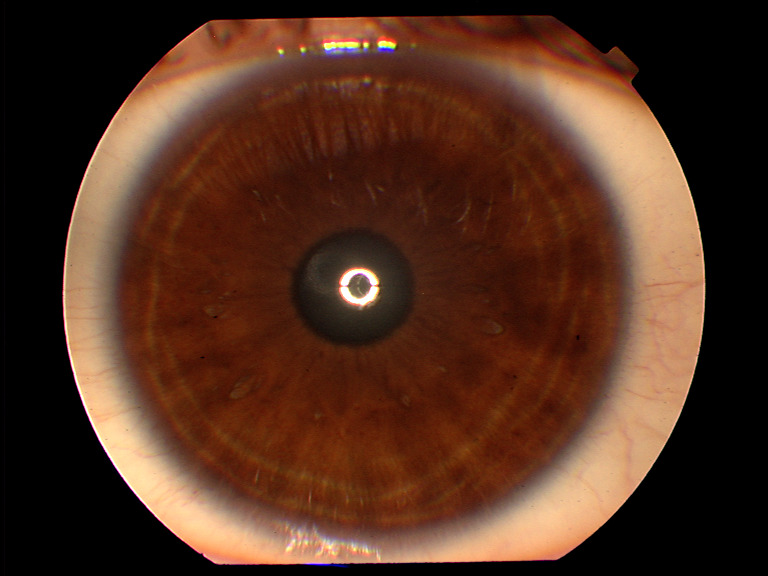
#> input picture iriseye1/test/1/001L_1.jpg, 768 x 576 px; its folder holds only this picture in this run
$ jupyter execute --allow-errors sifAniCnn2.ipynb
#> lines starting #> are read from the running program, lines starting #| are printed output that depends on the picture
[cell 1]
#vezan na sifAniSvm1
#DELUJE------------------------------DELUJE---------------

import cv2
import numpy as np
import os
import pylab as pl
#> (the rest of this cell did not finish here and is left out)

#> (a cell that did not finish here is left out)

[cell 3]
# Get the path of the testing image(s) and store them in a list
#test_path = 'dataset/test' # Names are Aeroplane, Bicycle, Car
test_path = 'iriseye1/test'  # Folder Names are Parasitized and Uninfected
#instead of test if you use train then we get great accuracy

testing_names = os.listdir(test_path)

[cell 4]
# Get path to all images and save them in a list
# image_paths and the corresponding label in image_paths
image_paths = []
image_classes = []
class_id = 0

#To make it easy to list all file names in a directory let us define a function
#
def imglist(path):
    return [os.path.join(path, f) for f in os.listdir(path)]

#Fill the placeholder empty lists with image path, classes, and add class ID number

for testing_name in testing_names:
    dir = os.path.join(test_path, testing_name)
    class_path = imglist(dir)
    image_paths+=class_path
    image_classes+=[class_id]*len(class_path)
    class_id+=1
#> pass 2 of the loop `for testing_name in testing_names:`:
# Create List where all the descriptors will be stored
des_list = []

[cell 5]
# SIFT. ORB also works but didn;t work well for this example
sift = cv2.xfeatures2d.SIFT_create()

sift = cv2.xfeatures2d.SIFT_create()

for image_path in image_paths:
	im = cv2.imread(image_path)
#> im is the input picture: shape (576, 768, 3); mean B, G, R 32.1, 48.4, 82.2
	img = cv2.cvtColor(im, cv2.COLOR_BGR2GRAY)
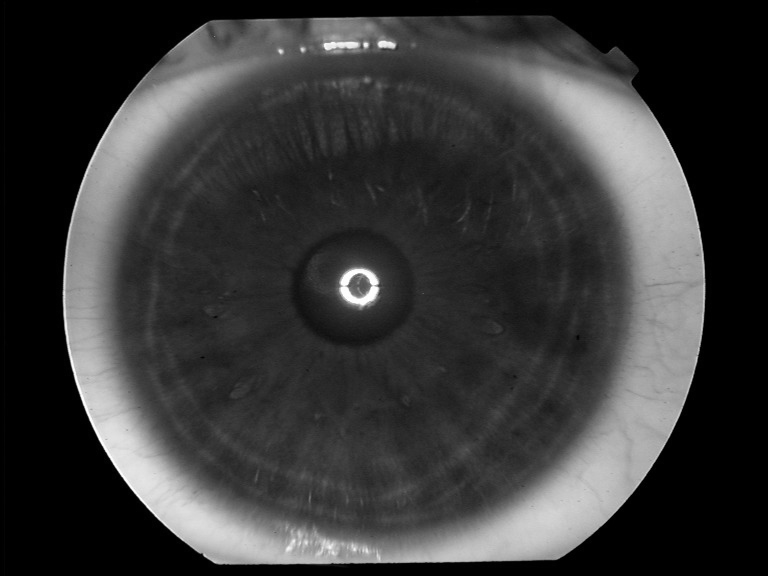
#> img: shape (576, 768); min 0, max 255, mean 56.7
	# [8 lines of commented-out code are left out]
	kpts, des = sift.detectAndCompute(img, None)
#> kpts = 201 keypoints; strongest (x, y, size): (358, 288, 33.1), (366, 45, 3.6), (372, 295, 9), (346, 278, 7.9)
	des_list.append((image_path, des))
#> pass 2 of the loop `for image_path in image_paths:`:
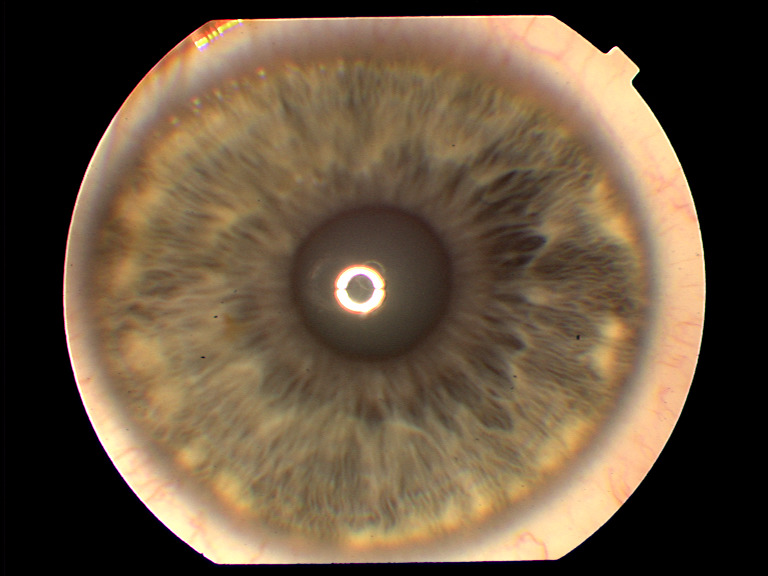
#> input picture iriseye1/test/2/002L_1.jpg, 768 x 576 px
#> im is the input picture: shape (576, 768, 3); mean B, G, R 61.9, 83, 101.7
#> `img = cv2.cvtColor(im, cv2.COLOR_BGR2GRAY)`:
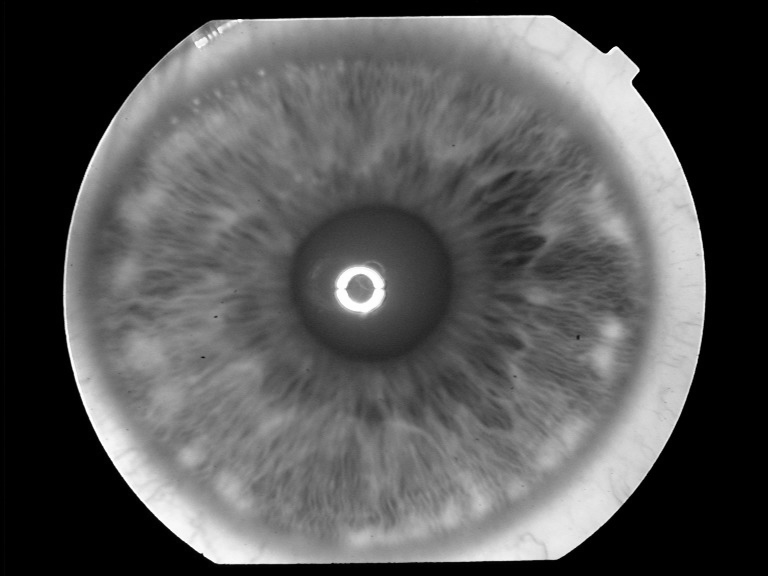
#> img: shape (576, 768); min 0, max 255, mean 86.2
#> kpts = 214 keypoints; strongest (x, y, size): (615, 49, 4.7), (637, 70, 3.5), (603, 84, 53.2), (240, 20, 2.6)
